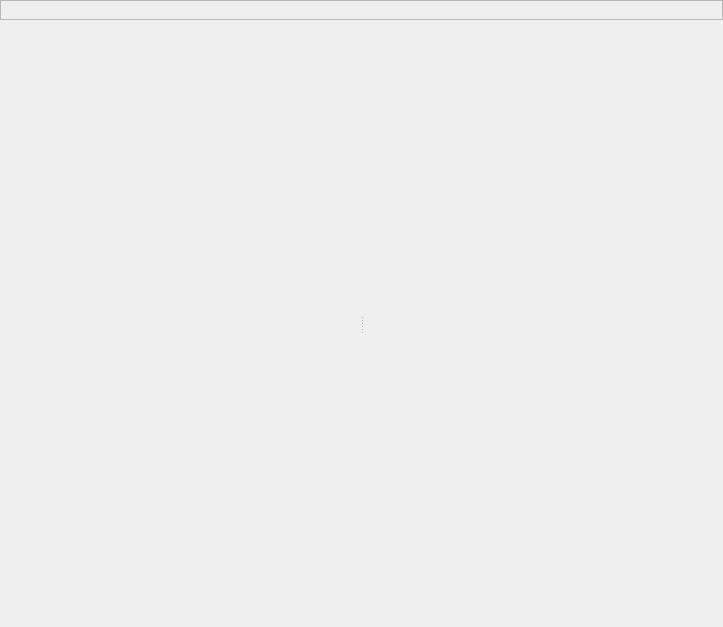
<?xml version="1.0" encoding="UTF-8"?>
<ui version="4.0">
 <class>RenderGraphEditor</class>
 <widget class="QWidget" name="RenderGraphEditor">
  <property name="geometry">
   <rect>
    <x>0</x>
    <y>0</y>
    <width>723</width>
    <height>627</height>
   </rect>
  </property>
  <property name="windowTitle">
   <string>RenderGraphEditor</string>
  </property>
  <layout class="QVBoxLayout" name="verticalLayout">
   <property name="spacing">
    <number>0</number>
   </property>
   <property name="leftMargin">
    <number>0</number>
   </property>
   <property name="topMargin">
    <number>0</number>
   </property>
   <property name="rightMargin">
    <number>0</number>
   </property>
   <property name="bottomMargin">
    <number>0</number>
   </property>
   <item>
    <widget class="QFrame" name="title_bar">
     <property name="sizePolicy">
      <sizepolicy hsizetype="Preferred" vsizetype="Fixed">
       <horstretch>0</horstretch>
       <verstretch>0</verstretch>
      </sizepolicy>
     </property>
     <property name="minimumSize">
      <size>
       <width>0</width>
       <height>20</height>
      </size>
     </property>
     <property name="maximumSize">
      <size>
       <width>16777215</width>
       <height>20</height>
      </size>
     </property>
     <property name="frameShape">
      <enum>QFrame::StyledPanel</enum>
     </property>
     <property name="frameShadow">
      <enum>QFrame::Raised</enum>
     </property>
    </widget>
   </item>
   <item>
    <widget class="QSplitter" name="splitter">
     <property name="orientation">
      <enum>Qt::Horizontal</enum>
     </property>
     <property name="handleWidth">
      <number>3</number>
     </property>
     <widget class="XS::NodeWidget" name="node" native="true"/>
     <widget class="QWidget" name="inspector" native="true"/>
    </widget>
   </item>
  </layout>
 </widget>
 <customwidgets>
  <customwidget>
   <class>XS::NodeWidget</class>
   <extends>QWidget</extends>
   <header>Core/NodeWidget.h</header>
   <container>1</container>
  </customwidget>
 </customwidgets>
 <resources/>
 <connections/>
</ui>
